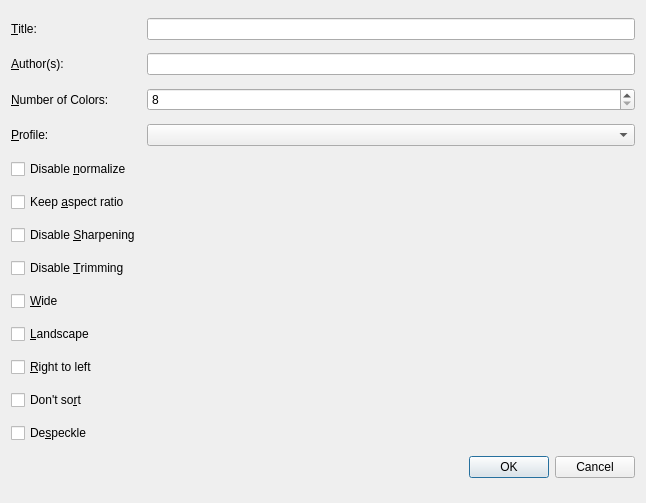
<?xml version="1.0" encoding="UTF-8"?>
<ui version="4.0">
 <class>Dialog</class>
 <widget class="QDialog" name="Dialog">
  <property name="geometry">
   <rect>
    <x>0</x>
    <y>0</y>
    <width>646</width>
    <height>503</height>
   </rect>
  </property>
  <property name="windowTitle">
   <string>Dialog</string>
  </property>
  <property name="windowIcon">
   <iconset resource="../../../../resources/images.qrc">
    <normaloff>:/images/convert.png</normaloff>:/images/convert.png</iconset>
  </property>
  <layout class="QGridLayout" name="gridLayout">
   <item row="0" column="0">
    <widget class="QLabel" name="title_label">
     <property name="text">
      <string>&amp;Title:</string>
     </property>
     <property name="buddy">
      <cstring>opt_title</cstring>
     </property>
    </widget>
   </item>
   <item row="0" column="1">
    <widget class="EnLineEdit" name="opt_title"/>
   </item>
   <item row="1" column="0">
    <widget class="QLabel" name="author_label">
     <property name="text">
      <string>&amp;Author(s):</string>
     </property>
     <property name="buddy">
      <cstring>opt_author</cstring>
     </property>
    </widget>
   </item>
   <item row="1" column="1">
    <widget class="EnLineEdit" name="opt_author"/>
   </item>
   <item row="2" column="0">
    <widget class="QLabel" name="label_3">
     <property name="text">
      <string>&amp;Number of Colors:</string>
     </property>
     <property name="buddy">
      <cstring>opt_colors</cstring>
     </property>
    </widget>
   </item>
   <item row="2" column="1">
    <widget class="QSpinBox" name="opt_colors">
     <property name="minimum">
      <number>8</number>
     </property>
     <property name="maximum">
      <number>3200000</number>
     </property>
     <property name="singleStep">
      <number>8</number>
     </property>
    </widget>
   </item>
   <item row="3" column="0">
    <widget class="QLabel" name="label_4">
     <property name="text">
      <string>&amp;Profile:</string>
     </property>
     <property name="buddy">
      <cstring>opt_profile</cstring>
     </property>
    </widget>
   </item>
   <item row="3" column="1">
    <widget class="QComboBox" name="opt_profile"/>
   </item>
   <item row="4" column="0">
    <widget class="QCheckBox" name="opt_dont_normalize">
     <property name="text">
      <string>Disable &amp;normalize</string>
     </property>
    </widget>
   </item>
   <item row="5" column="0">
    <widget class="QCheckBox" name="opt_keep_aspect_ratio">
     <property name="text">
      <string>Keep &amp;aspect ratio</string>
     </property>
    </widget>
   </item>
   <item row="6" column="0">
    <widget class="QCheckBox" name="opt_dont_sharpen">
     <property name="text">
      <string>Disable &amp;Sharpening</string>
     </property>
    </widget>
   </item>
   <item row="9" column="0">
    <widget class="QCheckBox" name="opt_landscape">
     <property name="text">
      <string>&amp;Landscape</string>
     </property>
    </widget>
   </item>
   <item row="11" column="0">
    <widget class="QCheckBox" name="opt_no_sort">
     <property name="text">
      <string>Don't so&amp;rt</string>
     </property>
    </widget>
   </item>
   <item row="13" column="1">
    <widget class="QDialogButtonBox" name="buttonBox">
     <property name="orientation">
      <enum>Qt::Horizontal</enum>
     </property>
     <property name="standardButtons">
      <set>QDialogButtonBox::Cancel|QDialogButtonBox::Ok</set>
     </property>
    </widget>
   </item>
   <item row="10" column="0">
    <widget class="QCheckBox" name="opt_right2left">
     <property name="text">
      <string>&amp;Right to left</string>
     </property>
    </widget>
   </item>
   <item row="12" column="0">
    <widget class="QCheckBox" name="opt_despeckle">
     <property name="text">
      <string>De&amp;speckle</string>
     </property>
    </widget>
   </item>
   <item row="8" column="0">
    <widget class="QCheckBox" name="opt_wide">
     <property name="text">
      <string>&amp;Wide</string>
     </property>
    </widget>
   </item>
   <item row="7" column="0">
    <widget class="QCheckBox" name="opt_disable_trim">
     <property name="text">
      <string>Disable &amp;Trimming</string>
     </property>
    </widget>
   </item>
  </layout>
 </widget>
 <customwidgets>
  <customwidget>
   <class>EnLineEdit</class>
   <extends>QLineEdit</extends>
   <header>calibre/gui2/widgets.h</header>
  </customwidget>
 </customwidgets>
 <resources>
  <include location="../../../../resources/images.qrc"/>
 </resources>
 <connections>
  <connection>
   <sender>buttonBox</sender>
   <signal>accepted()</signal>
   <receiver>Dialog</receiver>
   <slot>accept()</slot>
   <hints>
    <hint type="sourcelabel">
     <x>248</x>
     <y>254</y>
    </hint>
    <hint type="destinationlabel">
     <x>157</x>
     <y>274</y>
    </hint>
   </hints>
  </connection>
  <connection>
   <sender>buttonBox</sender>
   <signal>rejected()</signal>
   <receiver>Dialog</receiver>
   <slot>reject()</slot>
   <hints>
    <hint type="sourcelabel">
     <x>316</x>
     <y>260</y>
    </hint>
    <hint type="destinationlabel">
     <x>286</x>
     <y>274</y>
    </hint>
   </hints>
  </connection>
 </connections>
</ui>
